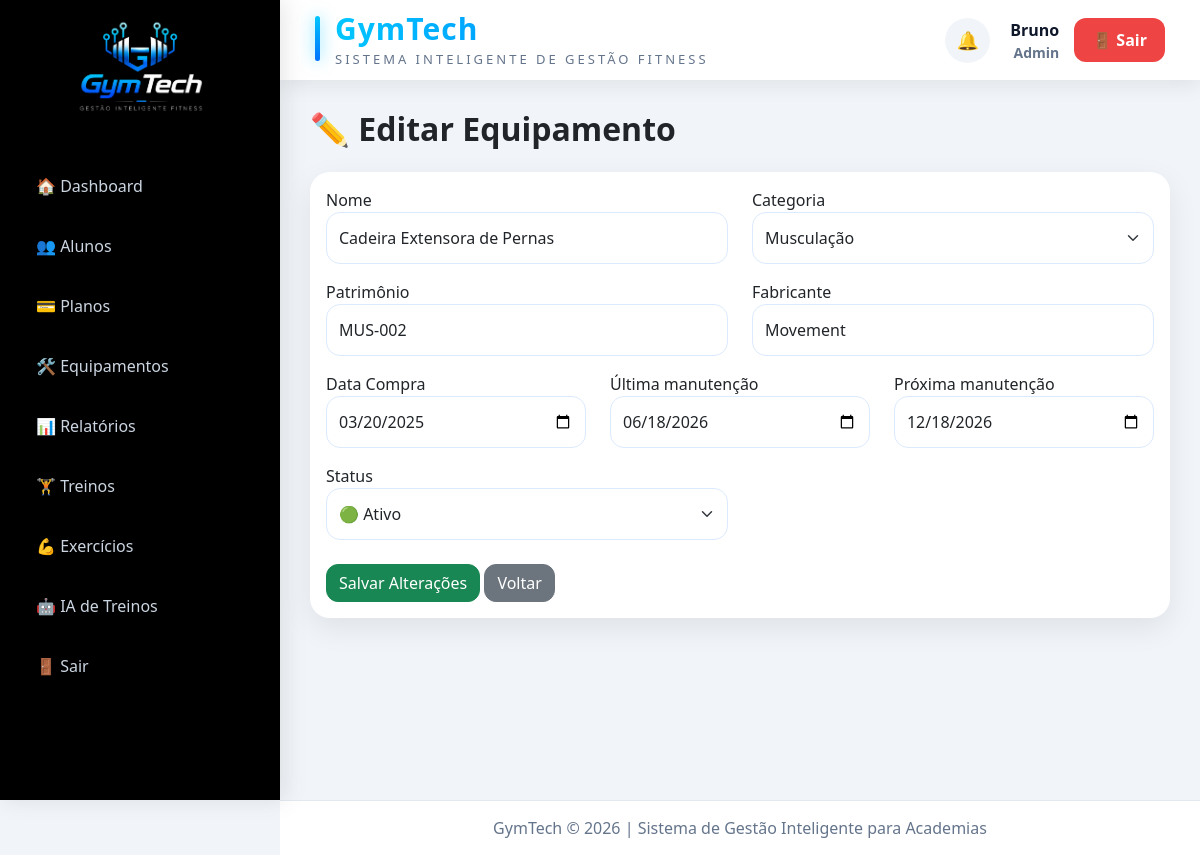
The app's page /public/index.php?controller=equipment&action=edit&id=2 (signed in) with its own data.
### tables this page shows
CREATE TABLE `equipments` (
  `id` int(11) NOT NULL AUTO_INCREMENT,
  `name` varchar(100) NOT NULL,
  `category` varchar(50) NOT NULL,
  `serial_number` varchar(50) DEFAULT NULL,
  `manufacturer` varchar(100) DEFAULT NULL,
  `purchase_date` date DEFAULT NULL,
  `last_maintenance` date DEFAULT NULL,
  `next_maintenance` date DEFAULT NULL,
  `status` enum('ativo','manutencao','inativo') DEFAULT 'ativo',
  `creates_at` timestamp NOT NULL DEFAULT current_timestamp(),
  PRIMARY KEY (`id`),
  UNIQUE KEY `serial_number` (`serial_number`)
);

### app/controllers/EquipmentController.php (called while the page is built, shortened)
<?php
require_once __DIR__.'/../models/Equipment.php';
class EquipmentController extends Controller{
    public function edit(){
        $id = $_GET['id'];
        $model = new Equipment();
        $equipment = $model->find($id);
        $this->view(
            'equipments/edit',[
                'equipment' => $equipment
            ]
        );
    }
}

### public/index.php (called while the page is built, shortened)
<?php
require_once "../core/Model.php";
$action = $_GET['action'] ?? 'login';
$controllerObject = new $controllerName();
$controllerObject->$action();

### config/database.php (called while the page is built)
<?php
class Database {
    private $host = "localhost";
    private $dbname = "gym_system";
    private $user = "root";
    private $pass = "";
    public function connect() {
        try {
            $pdo = new PDO(
                "mysql:host={$this->host};dbname={$this->dbname};charset=utf8",
                $this->user,
                $this->pass
            );
            $pdo->setAttribute(PDO::ATTR_ERRMODE, PDO::ERRMODE_EXCEPTION);
            return $pdo;
        } catch(PDOException $e) {
            die("Erro na conexão: " . $e->getMessage());
        }
    }
}

### core/Model.php (called while the page is built, shortened)
<?php
require_once __DIR__ .'/../config/database.php';
class Model {
    public function __construct() {
        $database = new Database();
        $this->db = $database->connect();
    }
}

### app/models/Equipment.php (called while the page is built, shortened)
<?php
require_once __DIR__. '/../../core/Model.php';
class Equipment extends Model{
    public function find($id){
        $stmt = $this->db->prepare(
            "SELECT * FROM equipments WHERE id = ?"
        );
        $stmt->execute([$id]);
        return $stmt->fetch(PDO::FETCH_ASSOC);
    }
}

### app/views/equipments/edit.php (the view, shortened to what this page needs)
<h2 class="mb-4">
    ✏️ Editar Equipamento
</h2>
<div class="card glass-card">
<div class="card-body">
<form method="POST"
      action="?controller=equipment&action=update">
<div class="row">
<div class="col-md-6 mb-3">
<label>Nome</label>
<input type="text"
       name="name"
       class="form-control"
       value="<?= $equipment['name'] ?>"
       required>
</div>
<div class="col-md-6 mb-3">
<label>Categoria</label>
<select name="category"
        class="form-select">
<option <?= $equipment['category'] == 'Musculação' ? 'selected' : '' ?>>
Musculação
</option>
</select>
</div>
<div class="col-md-6 mb-3">
<label>Patrimônio</label>
<input type="text"
       name="serial_number"
       value="<?= $equipment['serial_number'] ?>"
       class="form-control">
</div>
<div class="col-md-6 mb-3">
<label>Fabricante</label>
<input type="text"
       name="manufacturer"
       value="<?= $equipment['manufacturer'] ?>"
       class="form-control">
</div>
<div class="col-md-4 mb-3">
<label>Data Compra</label>
<input type="date"
       name="purchase_date"
       value="<?= $equipment['purchase_date'] ?>"
       class="form-control">
</div>
<div class="col-md-4 mb-3">
<label>Última manutenção</label>
<input type="date"
       name="last_maintenance"
       value="<?= $equipment['last_maintenance'] ?>"
       class="form-control">
</div>
<div class="col-md-4 mb-3">
<label>Próxima manutenção</label>
<input type="date"
       name="next_maintenance"
       value="<?= $equipment['next_maintenance'] ?>"
       class="form-control">
</div>
<div class="col-md-6 mb-4">
<label>Status</label>
<select name="status"
        class="form-select">
<option value="ativo"
<?= $equipment['status'] == 'ativo' ? 'selected' : '' ?>>
🟢 Ativo
</option>
</select>
</div>
</div>
<button class="btn btn-success">
Salvar Alterações
</button>
<a href="?controller=equipment&action=index"
   class="btn btn-secondary">
Voltar
</a>
</form>
</div>
</div>

### public/assets/css/student_workout.css (style rules this page uses)
.card { border-radius:18px; transition:.25s; }
.btn { border-radius:12px; }
h2 { font-weight:700; }

### public/assets/css/style.css (style rules this page uses)
:root { --primary:#00c6ff; --secondary:#0072ff; --dark:#0f172a; --card:#1e293b; --text:#e2e8f0; --sidebar:#020617; }
* { margin:0; padding:0; box-sizing:border-box; }
body { background:#f1f5f9; font-family:'Segoe UI',sans-serif; }
.glass-card { background:white; border:none; border-radius:20px; box-shadow:0 10px 30px rgba(0,0,0,.08); }
.form-control, .form-select { border-radius:14px; border:1px solid #dbeafe; height:52px; }

### records on screen
equipments: name "Cadeira Extensora de Pernas", category "Musculação", serial_number "MUS-002", manufacturer "Movement", purchase_date "03/20/2025", last_maintenance "06/18/2026", next_maintenance "12/18/2026", status "🟢 Ativo"

### other values on screen
$_SESSION['user']['name'] "Bruno"
$role "Admin"
